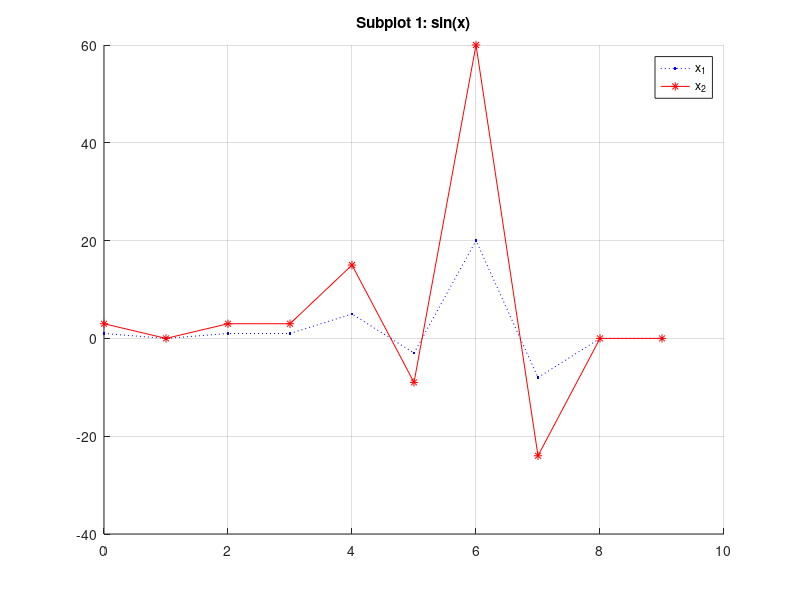
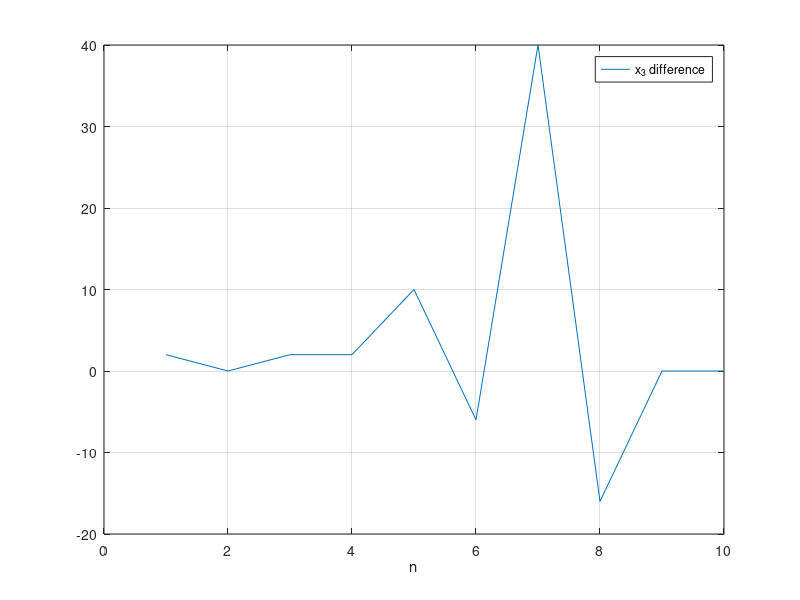

Write the MATLAB code that produced these figures, in order.
clc; clear all; close all;



%Creating the first sign
x1 = [1 0 1 1 5 -3 20 -8 0 0]; %tValues of sign
N = length (x1); %length of sign
a = 3; %multiplying factor
for n=0:N-1
    x2(n+1)=a*x1(n+1);
end
%displaying the sign
n= [0:N-1]; %time moments
hold on;


title('Subplot 1: sin(x)')
grid on;
plot(n,x1,'b.:');
grid on;
plot(n,x2,'r*-');
legend('x_1' , 'x_2');

%question 2
   %finding the max value of each sign
x1max=max(x1);
x2max=max(x2);
%displaying the max value of each sign
disp(x1max);
disp(x2max);
%end of question 2

%creating the third sign / sign difference
x3=x2-x1;
figure;plot(x3);
legend('x_3 difference');

grid on;
xlabel('n');